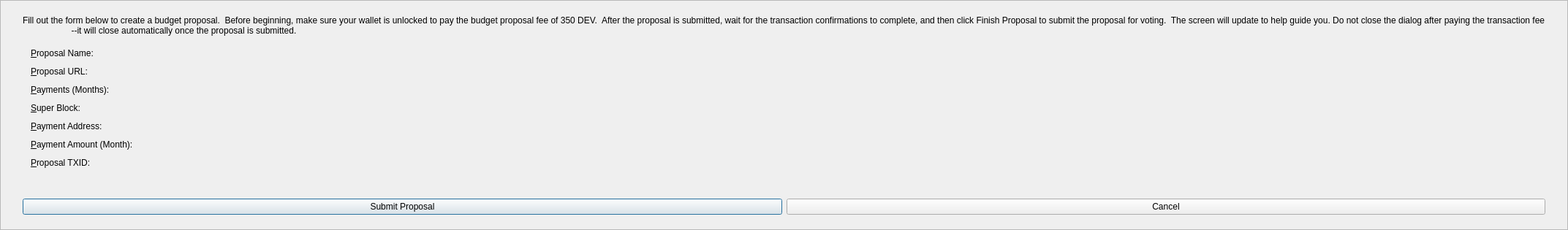
<?xml version="1.0" encoding="UTF-8"?>
<ui version="4.0">
 <class>ProposalDialog</class>
 <widget class="QDialog" name="ProposalDialog">
  <property name="geometry">
   <rect>
    <x>0</x>
    <y>0</y>
    <width>1845</width>
    <height>290</height>
   </rect>
  </property>
  <property name="windowTitle">
   <string>Budget Proposal</string>
  </property>
  <layout class="QVBoxLayout" name="verticalLayout">
   <property name="leftMargin">
    <number>0</number>
   </property>
   <property name="topMargin">
    <number>0</number>
   </property>
   <property name="rightMargin">
    <number>0</number>
   </property>
   <property name="bottomMargin">
    <number>0</number>
   </property>
   <item>
    <widget class="QFrame" name="frameContainer">
     <property name="frameShape">
      <enum>QFrame::StyledPanel</enum>
     </property>
     <property name="frameShadow">
      <enum>QFrame::Raised</enum>
     </property>
     <layout class="QVBoxLayout" name="verticalLayout" stretch="0,0,0">
      <property name="leftMargin">
       <number>30</number>
      </property>
      <property name="topMargin">
       <number>20</number>
      </property>
      <property name="rightMargin">
       <number>30</number>
      </property>
      <property name="bottomMargin">
       <number>20</number>
      </property>
      <item>
       <widget class="QLabel" name="infoLabel">
        <property name="text">
         <string>Fill out the form below to create a budget proposal.  Before beginning, make sure your wallet is unlocked to pay the budget proposal fee of 350 DEV.  After the proposal is submitted, wait for the transaction confirmations to complete, and then click Finish Proposal to submit the proposal for voting.  The screen will update to help guide you. Do not close the dialog after paying the transaction fee
                    --it will close automatically once the proposal is submitted.</string>
        </property>
       </widget>
      </item>
      <item>
       <layout class="QFormLayout" name="formLayout">
        <property name="fieldGrowthPolicy">
         <enum>QFormLayout::AllNonFixedFieldsGrow</enum>
        </property>
        <property name="horizontalSpacing">
         <number>11</number>
        </property>
        <property name="verticalSpacing">
         <number>11</number>
        </property>
        <property name="leftMargin">
         <number>11</number>
        </property>
        <property name="topMargin">
         <number>11</number>
        </property>
        <property name="rightMargin">
         <number>11</number>
        </property>
        <property name="bottomMargin">
         <number>11</number>
        </property>
        <item row="0" column="0">
         <widget class="QLabel" name="label">
          <property name="text">
           <string>&amp;Proposal Name:</string>
          </property>
          <property name="buddy">
           <cstring>nameEdit</cstring>
          </property>
         </widget>
        </item>
        <item row="0" column="1">
         <widget class="QValidatedLineEdit" name="nameEdit" native="true"/>
        </item>
        <item row="1" column="0">
         <widget class="QLabel" name="label_2">
          <property name="text">
           <string>&amp;Proposal URL:</string>
          </property>
          <property name="buddy">
           <cstring>urlEdit</cstring>
          </property>
         </widget>
        </item>
        <item row="1" column="1">
         <widget class="QValidatedLineEdit" name="urlEdit" native="true"/>
        </item>
        <item row="2" column="0">
         <widget class="QLabel" name="label_3">
          <property name="text">
           <string>&amp;Payments (Months):</string>
          </property>
          <property name="buddy">
           <cstring>paymentsEdit</cstring>
          </property>
         </widget>
        </item>
        <item row="2" column="1">
         <widget class="QValidatedLineEdit" name="paymentsEdit" native="true"/>
        </item>
        <item row="3" column="0">
         <widget class="QLabel" name="label_7">
          <property name="text">
           <string>&amp;Super Block:</string>
          </property>
          <property name="buddy">
           <cstring>blockEdit</cstring>
          </property>
         </widget>
        </item>
        <item row="3" column="1">
         <widget class="QValidatedLineEdit" name="blockEdit" native="true"/>
        </item>
        <item row="4" column="0">
         <widget class="QLabel" name="label_4">
          <property name="text">
           <string>&amp;Payment Address:</string>
          </property>
          <property name="buddy">
           <cstring>addressEdit</cstring>
          </property>
         </widget>
        </item>
        <item row="4" column="1">
         <widget class="QValidatedLineEdit" name="addressEdit" native="true"/>
        </item>
        <item row="5" column="0">
         <widget class="QLabel" name="label_5">
          <property name="text">
           <string>&amp;Payment Amount (Month):</string>
          </property>
          <property name="buddy">
           <cstring>amountEdit</cstring>
          </property>
         </widget>
        </item>
        <item row="5" column="1">
         <widget class="QValidatedLineEdit" name="amountEdit" native="true"/>
        </item>
        <item row="6" column="0">
         <widget class="QLabel" name="hashLabel">
          <property name="text">
           <string>&amp;Proposal TXID:</string>
          </property>
          <property name="buddy">
           <cstring>hashEdit</cstring>
          </property>
         </widget>
        </item>
        <item row="6" column="1">
         <widget class="QValidatedLineEdit" name="hashEdit" native="true"/>
        </item>
        <item row="7" column="1">
         <widget class="QLabel" name="confirmLabel">
          <property name="text">
           <string/>
          </property>
         </widget>
        </item>
       </layout>
      </item>
      <item>
       <layout class="QHBoxLayout" name="horizontalLayout">
        <item>
         <widget class="QPushButton" name="acceptButton">
          <property name="text">
           <string>Submit Proposal</string>
          </property>
         </widget>
        </item>
        <item>
         <widget class="QPushButton" name="cancelButton">
          <property name="text">
           <string>Cancel</string>
          </property>
         </widget>
        </item>
       </layout>
      </item>
     </layout>
    </widget>
   </item>
  </layout>
 </widget>
 <customwidgets>
  <customwidget>
   <class>QValidatedLineEdit</class>
   <extends>QWidget</extends>
   <header>qvalidatedlineedit.h</header>
  </customwidget>
 </customwidgets>
 <resources>
  <include location="../flits.qrc"/>
 </resources>
 <connections/>
</ui>
